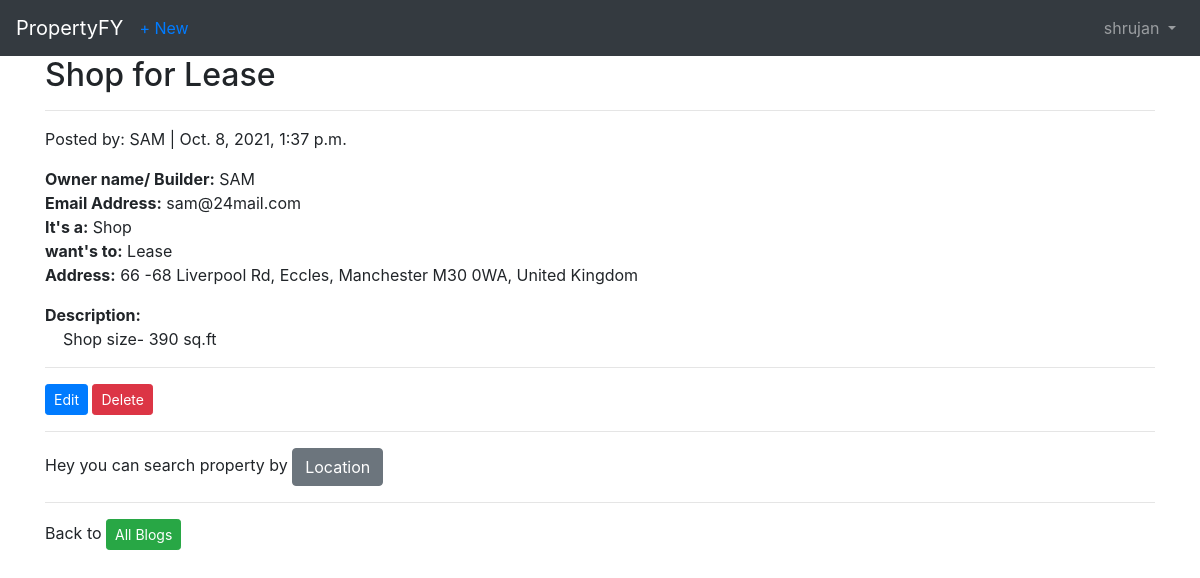
/blog/8/ (signed in), run on the app's committed database.
### users/models.py (models this page shows)
class CustomUser(AbstractUser):
    age = models.PositiveIntegerField(null=True, blank=True)

### blog/models.py (models this page shows, shortened)
class Blog(models.Model):
    title = models.CharField(max_length=225)
    description = models.TextField(blank=True, null=True)
    date = models.DateTimeField(auto_now_add=True, null=True, blank=True)
    author = models.ForeignKey(
        get_user_model(),
        on_delete=models.CASCADE,
    )
    owner = models.CharField(max_length=30, blank=True, null=True )
    address = models.TextField()
    latitude = models.FloatField(blank=True, null=True)
    longitude = models.FloatField(blank=True, null=True)
    property_choice = (
            ('Apartment', 'Apartment'),
            ('Bunglow', 'Bunglow'),
            ('Office', 'Office'),
            ('Shop', 'Shop')
        )
    property_type = models.CharField(max_length=30, blank=True, null=True, choices=property_choice)
    want_choice = (
            ('Lease', 'Lease'),
            ('Rent', 'Rent'),
            ('Sell', 'Sell'),
        )
    want_to = models.CharField(max_length=30, blank=True, null=True, choices=want_choice)
    email_address = models.EmailField(max_length = 254, blank=True, null=True)

### blog/views.py (the view)
# urls.py: path('<int:pk>/', BlogDetailView.as_view(), name='blog_detail'),
class BlogDetailView(LoginRequiredMixin, DetailView):
    model = Blog
    template_name = 'blog_detail.html'
    login_url = 'login'

### templates/blog_detail.html
{% extends 'base.html' %}
{% block content %}
<div class="blog-entry">
    <h2>{{ object.title }}</h2>
    <hr>
    <p>Posted by: {{ object.author }} | {{ object.date }}</object></p>
    <p><b>Owner name/ Builder:</b> {{ object.owner }}
        <br>
       <b>Email Address:</b> {{ object.email_address}}
       <br>
       <b>It's a:</b> {{ object.property_type }}
       <br>
       <b>want's to:</b> {{ object.want_to }}
       <br>
       <b>Address:</b> {{ object.address }}
       <br>
    </p>
    <p style="white-space:pre-wrap"><b>Description:</b>
    {{ object.description }}</p>
    <hr>
</div>
    <a href="{% url 'blog_edit' blog.pk %}" class="btn btn-primary btn-sm">Edit</a>
    <a href="{% url 'blog_delete' blog.pk %}" class="btn btn-danger btn-sm">Delete</a>
    <hr>
    <p>Hey you can search property by <a href="{% url 'location' %}" class="btn btn-secondary">Location</a></p>
    <hr>
    <p>Back to <a href="{% url 'blog_list' %}" class="btn btn-success btn-sm">All Blogs</a></p>
{% endblock content %}

### templates/base.html (shortened to what this page needs)
<!DOCTYPE html>
<html>
<head>
  <link rel="stylesheet" href="https://stackpath.bootstrapcdn.com/bootstrap/4.5.0/css/bootstrap.min.css">
</head>
<body>
  <nav class="navbar navbar-expand-lg navbar-dark bg-dark">
    <a class="navbar-brand" href="{% url 'home' %}">PropertyFY</a>
    <div class="collapse navbar-collapse" id="navbarSupportedContent">
      {% if user.is_authenticated %}
      <ul class="navbar-nav mr-auto">
        <li class="nav-item"><a href="{% url 'blog_new' %}">+ New</a></li>
        </ul>
        <ul class="navbar-nav ml-auto">
          <li class="nav-item">
            <a class="nav-link dropdown-toggle" href="#" id="navbarDropdown" role="button" data-toggle="dropdown" aria-haspopup="true" aria-expanded="false">
              {{ user.username }}
            </a>
          </li>
        </ul>
      {% endif %}
    </div>
  </nav>
  <main>
    <div class="container">
      {% block content %}
      {% endblock content %}
    </div>
  </main>
</body>
</html>

### data on the page
CustomUser: username "shrujan"
Blog: title "Shop for Lease", author "SAM", date "Oct. 8, 2021, 1:37 p.m.", owner "SAM", email_address "sam@24mail.com", property_type "Shop", want_to "Lease", address "66 -68 Liverpool Rd, Eccles, Manchester M30 0WA, United Kingdom", description "Shop size- 390 sq.ft"
